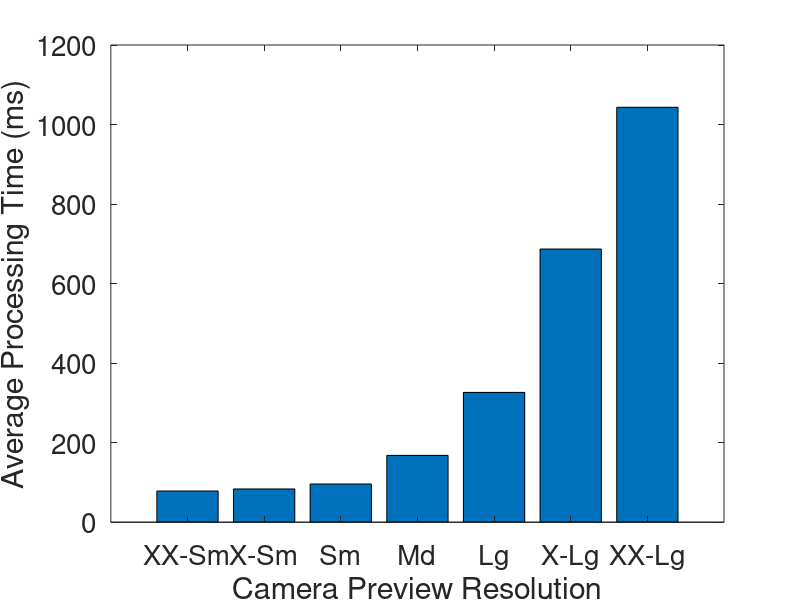
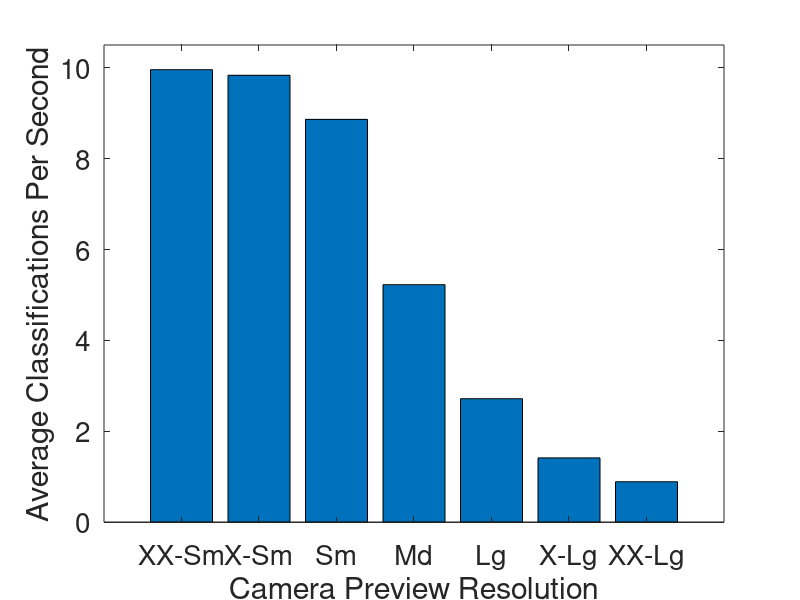
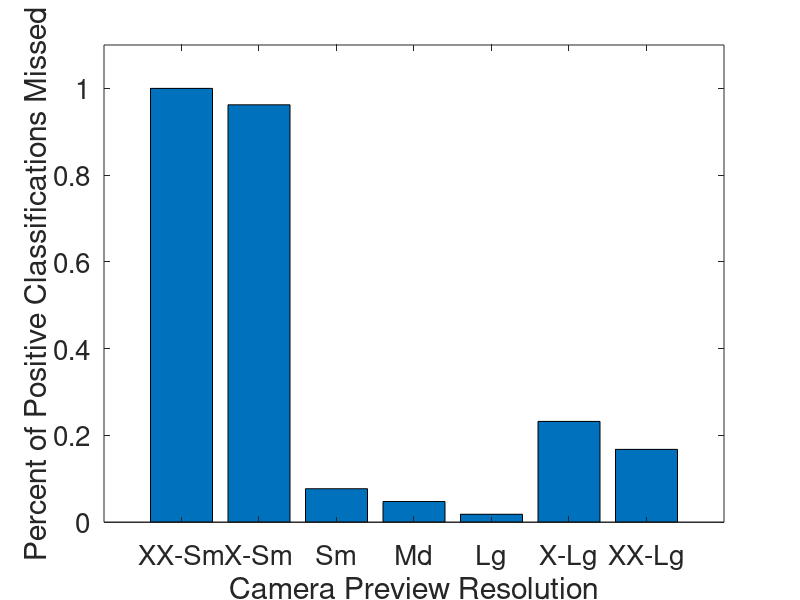

Write MATLAB code to recreate these figures, in order.
% this graph should demonstrate the difference in FPS / processing time
% over time between two versions of a CV application

% one version of the app should have very permissive parameters, and the
% other should have very restrictive parameters

% NEED TO DEMONSTRATE THE IMPACT POORLY CHOSEN RUNTIME PARAMS CAN HAVE

set(0,'defaultaxesfontsize',20);
set(0,'defaulttextfontsize',25);

% -----------------------------------------------
% -----------------------------------------------

% RESOLUTIONS = categorical({ '176 x 144', '352 x 288', '640 x 480', ...
%    '1280 x 960', '2048 x 1536', '3200 x 2400', '4032 x 3024' });

RESOLUTIONS = { 'XX-Sm', 'X-Sm', 'Sm', 'Md', 'Lg', 'X-Lg', 'XX-Lg' };

% -----------------------------------------------
% -----------------------------------------------

AVG_PROC_TIMES = [ 78.48782239	83.63851909	96.15488256	...
    168.0789285	326.4624559	686.914893	1043.379691 ];

bar(AVG_PROC_TIMES);
set(gca,'xticklabel',RESOLUTIONS)
xlabel('Camera Preview Resolution')
ylabel('Average Processing Time (ms)')

saveas(gcf,'fig-params-procTime','epsc')
figure();

% -----------------------------------------------
% -----------------------------------------------

AVG_CLASSIFICATIONS_PER_SECOND = [ 9.956810631	9.833887043	...
    8.863787375	5.225913621	2.717607973	1.415282392	0.890365449 ];

bar(AVG_CLASSIFICATIONS_PER_SECOND);
set(gca,'xticklabel',RESOLUTIONS)
xlabel('Camera Preview Resolution')
ylabel('Average Classifications Per Second')
ylim([0 10.5])

saveas(gcf,'fig-params-cps','epsc')
figure();

% -----------------------------------------------
% -----------------------------------------------

FALSE_NEGATIVE_PERCENTAGES = [ 1	0.962162162	...
    0.077211394	0.047679593	0.018337408	0.232394366	0.167910448 ];

bar(FALSE_NEGATIVE_PERCENTAGES);
set(gca,'xticklabel',RESOLUTIONS)
xlabel('Camera Preview Resolution')
ylabel('Percent of Positive Classifications Missed')
ylim([0 1.1])

saveas(gcf,'fig-params-falseNeg','epsc')